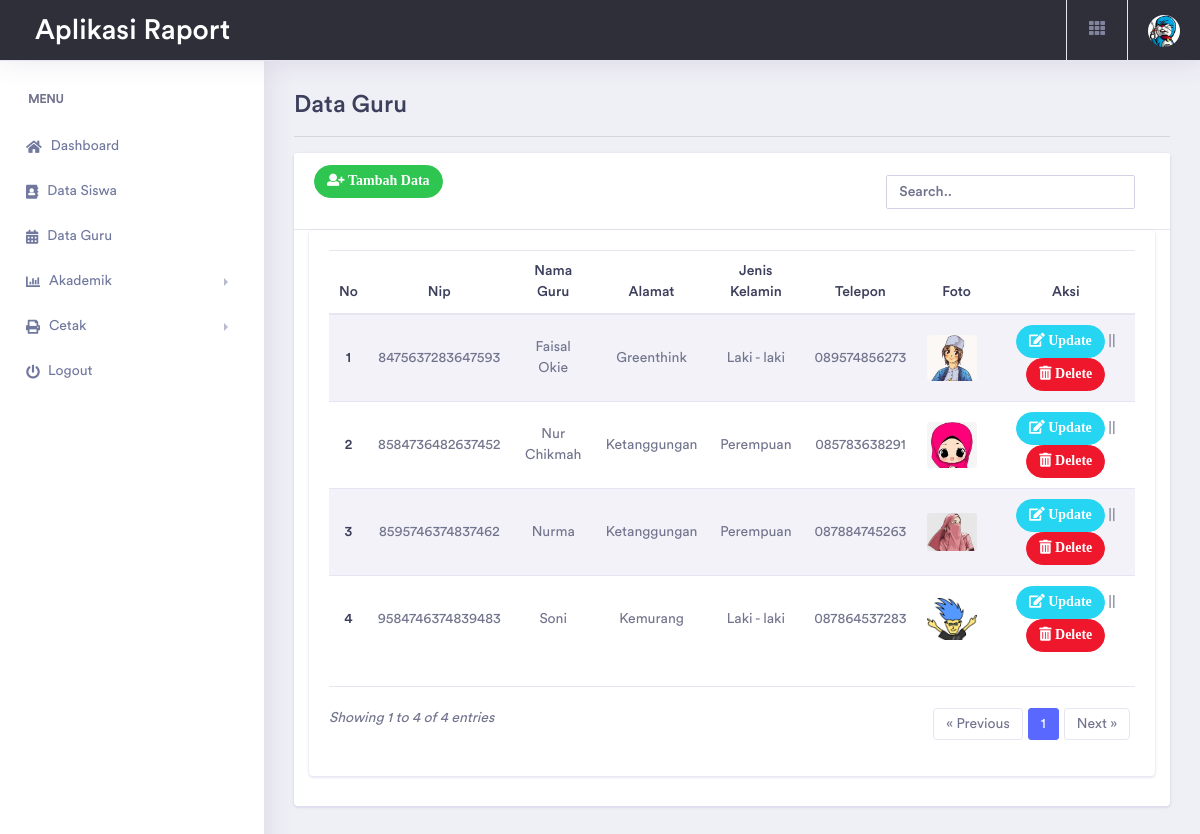
The app's page /page/admin/index.php?page=guru (signed in) with its own data.
### tables this page shows
CREATE TABLE `guru` (
  `id_guru` int(11) NOT NULL,
  `kode_guru` varchar(100) NOT NULL,
  `nip` varchar(50) NOT NULL,
  `username` varchar(100) NOT NULL,
  `password` varchar(100) NOT NULL,
  `nama_guru` varchar(100) NOT NULL,
  `alamat` varchar(100) NOT NULL,
  `telepon` varchar(100) NOT NULL,
  `jenis_kelamin` enum('L','P') NOT NULL,
  `foto_guru` varchar(100) NOT NULL,
  `status` enum('Aktif','Tidak Aktif') NOT NULL,
  `level` varchar(50) NOT NULL
);

### functions.php (called while the page is built, shortened)
<?php
    $conn = mysqli_connect("localhost", "root", "", "_raport");
    function tampil($query) {
        global $conn;
        $result = mysqli_query($conn, $query);
        $rows = [];
        while($row = mysqli_fetch_assoc($result)) {
            $rows[] = $row;
        }
        return $rows;
    }

### page/admin/guru/guru.php (the view, shortened to what this page needs)
<!DOCTYPE html>
<html lang="en">
<head>
</head>
<body>
<div class="dashboard-wrapper">
<div class="dashboard-ecommerce">
<div class="container-fluid dashboard-content ">
<div class="row">
	<div class="col-xl-12 col-lg-12 col-md-12 col-sm-12 col-12">
		<div class="page-header">
			<h2 class="pageheader-title">Data Guru</h2><hr>
	<div class="row">
	<div class="col-xl-12 col-lg-12 col-md-12 col-sm-12 col-12">
		<div class="card">
			<h5 class="card-header">
				<a href="?page=guru&action=insert" class="btn btn-rounded btn-success btn-sm">
					<i class="fas fa-user-plus"> Tambah Data</i>
				</a>
				<div style="float: right; padding-top: 10px" class="col-xl-4 col-lg-4 col-md-12 col-sm-12 col-12 mb-2">
					<form action="" method="post">
						<input class="form-control" type="text" name="cari_guru" placeholder="Search.." id="cari_guru">
					</form>
				</div>
				</h5>
				<div class="col-xl-12 col-lg-12 col-md-12 col-sm-12 col-12">
				<div class="card">
					<div class="card-body">
						<div class="table-responsive">
			<div id="tabel_guru">
				<table class="table table-striped">
					<thead>
						<tr style="text-align: center;">
							<th scope="col">No</th>
							<th scope="col">Nip</th>
							<th scope="col">Nama Guru</th>
							<th scope="col">Alamat</th>
							<th scope="col">Jenis Kelamin</th>
							<th scope="col">Telepon</th>
							<th scope="col">Foto</th>
							<th scope="col">Aksi</th>
						</tr>
					</thead>
					<tbody>
					<?php
						$perpage = 10;
						if(isset($_GET['hal'])) {
							$page = $_GET['hal'];
						}else{
							$page = 1;
						}
						if($page > 1) {
							$start = ($page * $perpage) - $perpage;
						}else{
							$start = 0;
						}
						$result = tampil("select * from guru order by nama_guru asc limit $start, $perpage ");
						$no = $start + 1;
						foreach($result as $data) {
							@$jk = ($data['jenis_kelamin'] == L)?"Laki - laki":"Perempuan";
					?>
						<tr>
							<th scope="row" style="text-align: center;"><?= $no++; ?></th>
							<td style="text-align: center;"><?= $data['nip']; ?></td>
							<td style="text-align: center;"><?= $data['nama_guru']; ?></td>
							<td style="text-align: center;"><?= $data['alamat']; ?></td>
							<td style="text-align: center;"><?= $jk; ?></td>
							<td style="text-align: center;"><?= $data['telepon']; ?></td>
							<td style="text-align: center;">
								<div class="m-r-10">
									<img src="../../assets/img/guru/<?php echo $data['foto_guru'] ?>" alt="user" class="rounded" width="50">
								</div>
							</td>
							<td style="text-align: center;">
								<a href="?page=guru&action=update&id_guru=<?=$data['id_guru'];?>" class="btn btn-rounded btn-info btn-sm">
									<i class="fas fa-edit "> Update</i>
								</a> ||
								<a onclick="return confirm('Yakin Ingin Menghapus Data??')" href="?page=guru&action=delete&id_guru=<?=$data['id_guru'];?>" class="btn btn-rounded btn-danger btn-sm">
									<i class="fas fa-trash-alt"> Delete</i>
								</a>
							</td>
						</tr>
					<?php
						}
					?>
					</tbody>
					</table>
					</div>
						</div>
					<?php
					$sql = mysqli_query($conn, "select * from guru ");
					$jumlah = mysqli_num_rows($sql);
					$halaman = ceil($jumlah/$perpage);
				?>
			<h5 class="card-header"></h5><br>
                            <nav aria-label="Page navigation example">
								<ul style="float: right;" class="pagination">
								<?php
									if($page > 1) {
										$link = $page -1;
										echo "<li class='page-item'><a class='page-link' href='?page=guru&hal=$link'>&laquo; Previous</a></li>";
									}else{
										echo "<li class='page-item'><a class='page-link' href=''>&laquo; Previous</a></li>";
									}
									for ($i=1; $i <=$halaman ; $i++) {
										if($i != $page) {
										echo "<li class='page-item'><a class='page-link' href='?page=guru&hal=$i' >$i</a></li>";
										}else{
											echo "<li class='page-item active'><a class='page-link' href='?page=guru&hal=$i' >$i</a></li>";
										}
									}
									if($page < $halaman) {
										$link = $page + 1;
										echo "<li class='page-item'><a class='page-link' href='?page=guru&hal=$link'>Next &raquo;</a></li>";
									}else{
										echo "<li class='page-item'><a class='page-link' href=''>Next &raquo;</a></li>";
									}
								?>
							</ul>
							<i>Showing <?= $start + 1 .' to '. --$no .' of '. $jumlah?> entries </i>
						</nav>
					</div>
				</div>
			</div>
				</div>
				</div>
				</div>
			</div>
		</div>
	</div>
</div>
</div>
</div>
</body>
</html>

### records on screen
guru: nip "8475637283647593", nama_guru "Faisal Okie", alamat "Greenthink", jenis_kelamin "Laki - laki", telepon "089574856273", foto_guru (picture)
guru: nip "8584736482637452", nama_guru "Nur Chikmah", alamat "Ketanggungan", jenis_kelamin "Perempuan", telepon "085783638291", foto_guru (picture)
guru: nip "8595746374837462", nama_guru "Nurma", alamat "Ketanggungan", jenis_kelamin "Perempuan", telepon "087884745263", foto_guru (picture)
guru: nip "9584746374839483", nama_guru "Soni", alamat "Kemurang", jenis_kelamin "Laki - laki", telepon "087864537283", foto_guru (picture)

### other values on screen
$start + 1 "1"
$jumlah "4"
